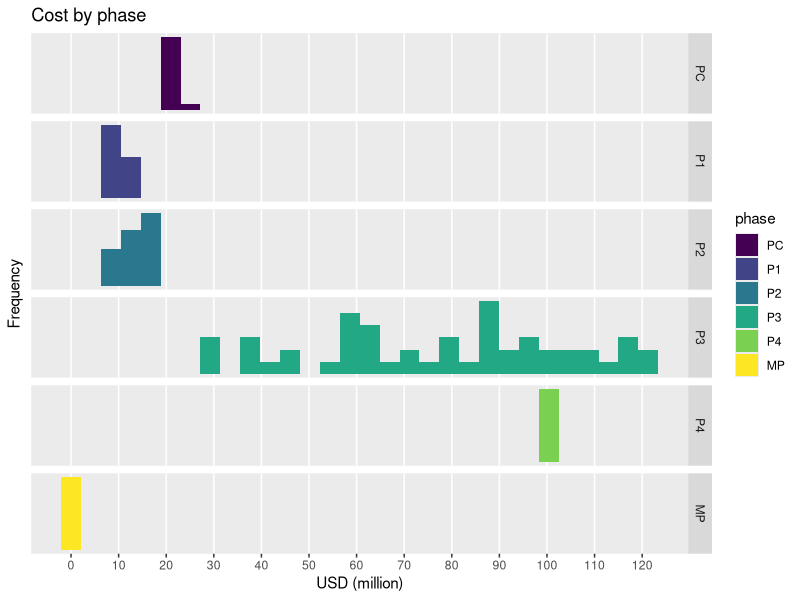
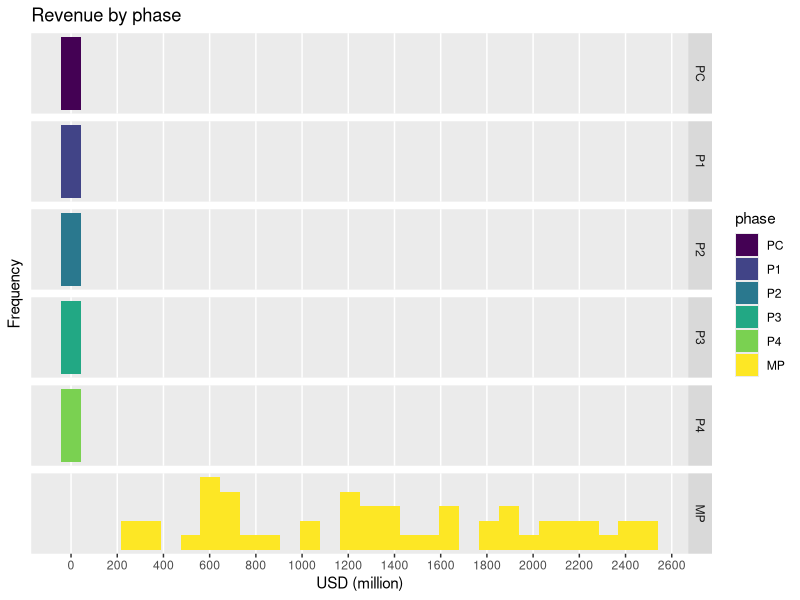
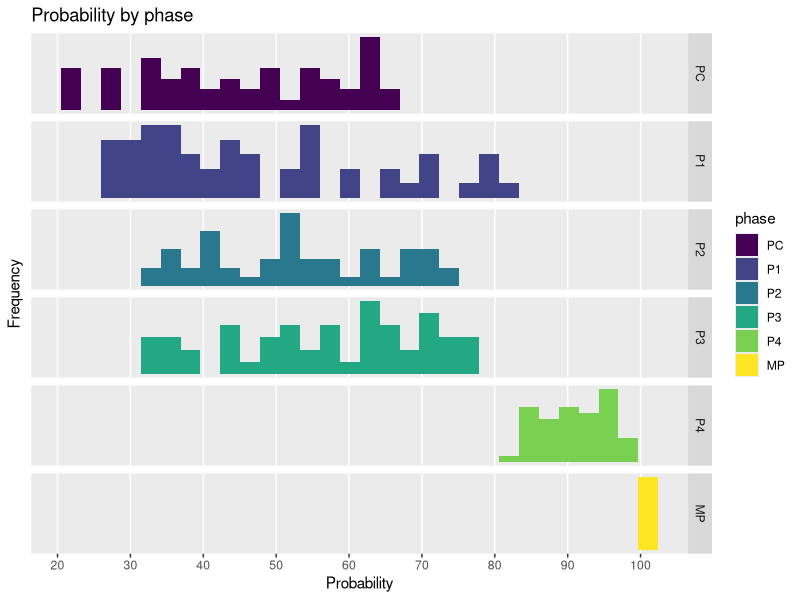
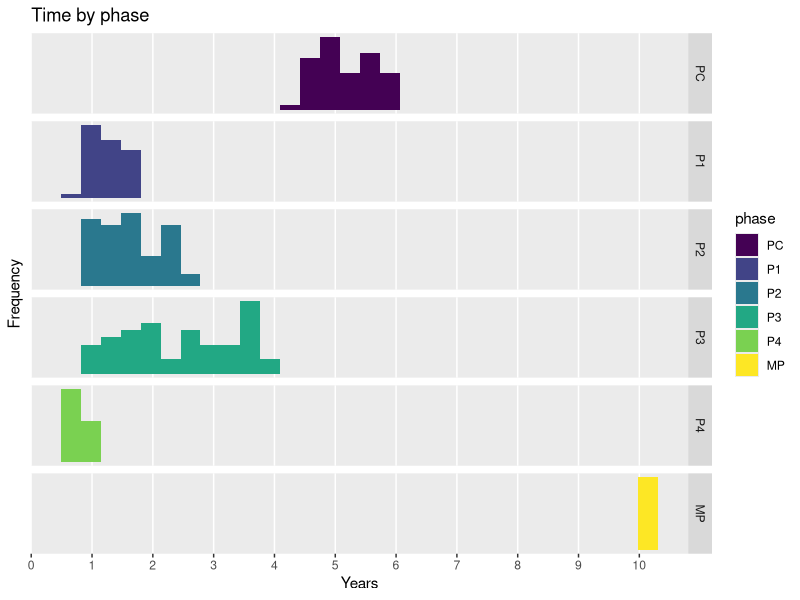
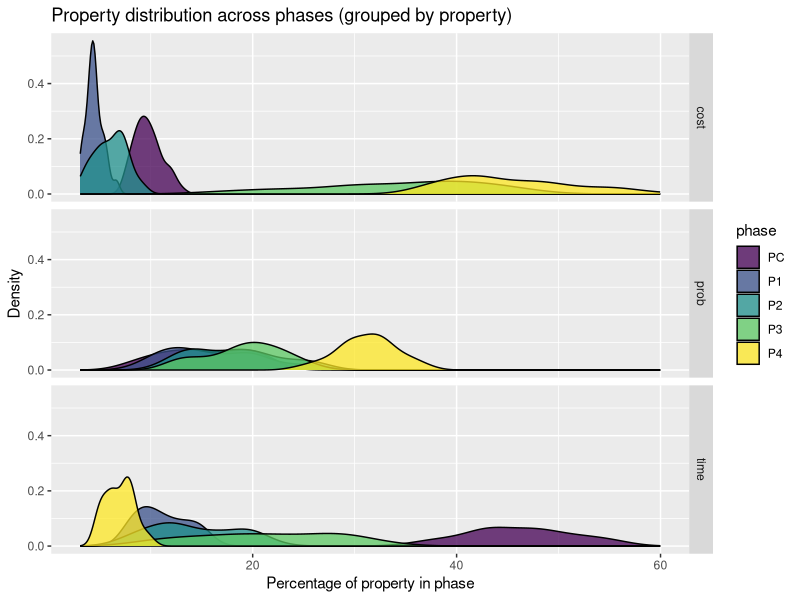
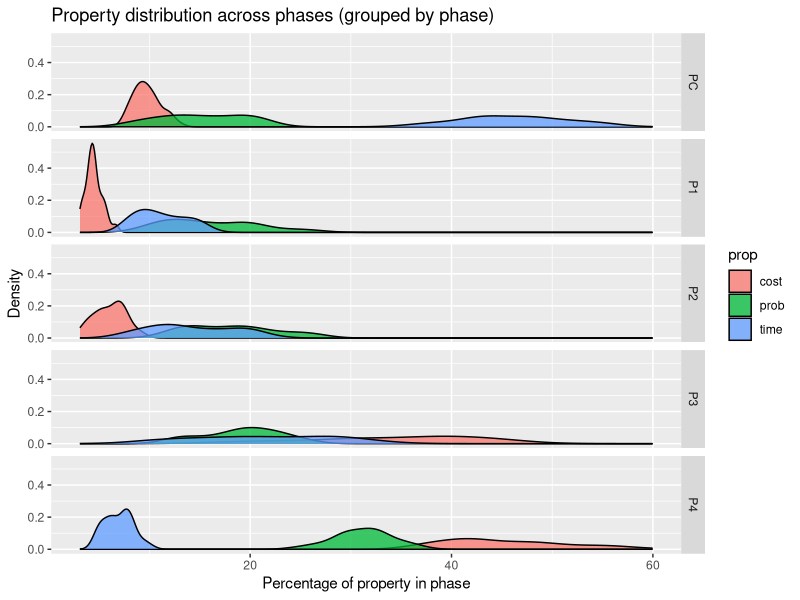
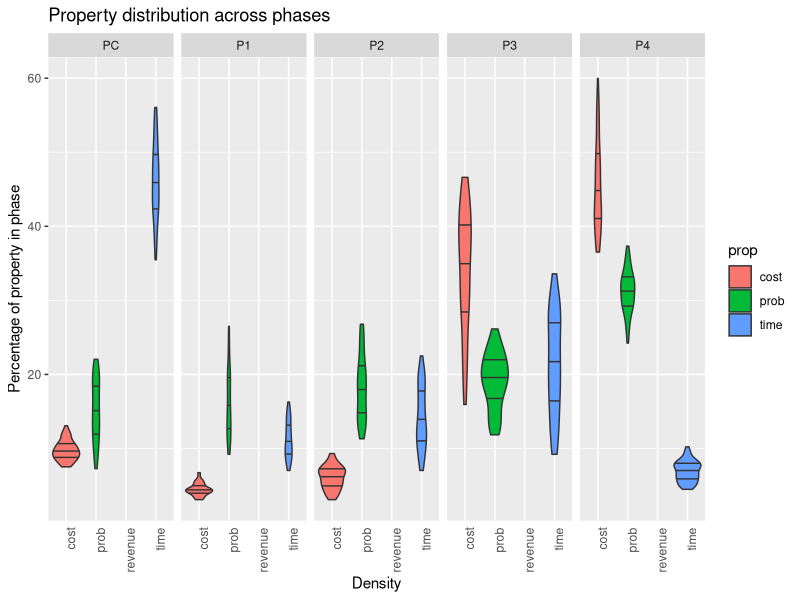
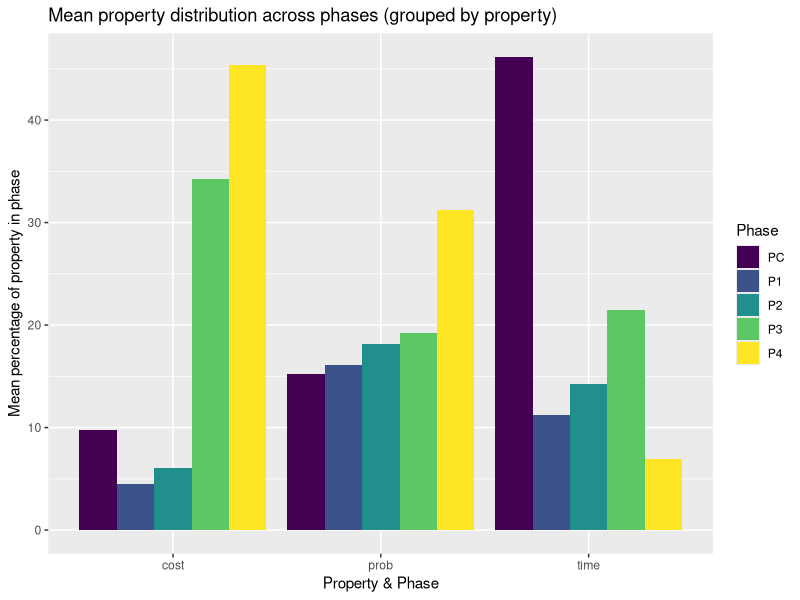

The R source for these figures, in order:
# Dependencies
library(dplyr)
library(forcats)
library(ggplot2)
library(ggridges)
library(tidyr)

# Visual config
options(tibble.width = Inf) # Always print all tibble cols

# Data config
set.seed(1)
N     = 50
YEARS = 25


# Factors
PHASES <- c('PC','P1','P2','P3','P4','MP')


# ========= SAMPLING ================

# Same across all phases
discount.rate <- runif(N, 0.09, 0.24)

# Sample: Pre Clinical
pc <- tibble(subject=1:N, phase=factor('PC', levels=PHASES, ordered=TRUE))
pc$time             <- runif(N, min=4.3, max=6)
pc$cost             <- runif(N, min=19, max=23.2)
pc$revenue          <- rep(0, N)
pc$prob             <- runif(N, min=0.175, max=0.69)
pc$discount.rate    <- discount.rate

# Sample: Phase 1
p1 <- tibble(subject=1:N, phase=factor('P1', levels=PHASES, ordered=TRUE))
p1$time             <- runif(N, min=0.75, max=1.8)
p1$prob             <- runif(N, min=0.25, max=0.837)
p1$cost             <- runif(N, min=7.3, max=12)
p1$revenue          <- rep(0, N)
p1$discount.rate    <- discount.rate

# Sample: Phase 2
p2 <- tibble(subject=1:N, phase=factor('P2', levels=PHASES, ordered=TRUE))
p2$time             <- runif(N, min=0.75, max=2.5)
p2$revenue          <- rep(0, N)
p2$cost             <- runif(N, min=7.12, max=18.72)
p2$prob             <- runif(N, min=0.34, max=0.74)
p2$discount.rate    <- discount.rate

# Sample: Phase 3
p3 <- tibble(subject=1:N, phase=factor('P3', levels=PHASES, ordered=TRUE))
p3$cost             <- runif(N, min=26.88, max=121.68)
p3$prob             <- runif(N, min=0.314, max=0.786)
p3$time             <- runif(N, min=0.83, max=3.9)
p3$revenue          <- rep(0, N)
p3$discount.rate    <- discount.rate

# Sample: Phase 4
p4 <- tibble(subject=1:N, phase=factor('P4', levels=PHASES, ordered=TRUE))
p4$time             <- runif(N, min=0.5, max=1.04)
p4$prob             <- runif(N, min=0.83, max=0.99)
p4$cost             <- rep(98.297168, N)
p4$revenue          <- rep(0, N)
p4$discount.rate    <- discount.rate

# Sample: Market sales
sales <- tibble(subject=1:N, phase=factor('MP', levels=PHASES, ordered=TRUE))
sales$prob          <- 1
sales$cost          <- 0
sales$revenue       <- runif(N, min=218, max=2500)
sales$time          <- 10
sales$discount.rate <- discount.rate

# Combine all phases into single dataset
phases <- bind_rows(pc, p1, p2, p3, p4, sales)

# Group by subject
phases <- phases %>% group_by(subject)

# ========= END SAMPLING ================



# Add: timestamps to every observation
phases <- phases %>% mutate(t = cumsum(time) - time)

# Compute: precompute cashflow since it's used alot
phases$cashflow <- phases$revenue - phases$cost

# Compute: cumulative phase properties
phases <- phases %>% group_by(subject) %>%
  mutate(cum_cost = cumsum(cost),
         cum_revenue = cumsum(revenue),
         cum_time    = cumsum(time),
         cum_prob    = cumprod(prob))


# Compute: Cost/revenue slopes and offsets to allow computing discrete
# cashflows for years TODO: Separate market into separate dataset and then do
# the yearly2 calc for two datasets so that we don't have to deal with
# exceptions and instead simply assume that everything is either constantly or
# linearly distributed in the development and market data set respectively.
phases$cost.a     <- ifelse(phases$phase=='MP', ((phases$cost * 2 / (phases$time + 1)) / phases$time), 0)
phases$cost.b     <- ifelse(phases$phase=='MP', 0, (phases$cost / phases$time))
phases$revenue.a  <- ifelse(phases$phase=='MP', ((phases$revenue * 2 / (phases$time + 1)) / phases$time), 0)
phases$revenue.b  <- ifelse(phases$phase=='MP', 0, (phases$revenue / phases$time))
phases$prob.a     <- 0
phases$prob.b     <- phases$prob ^ (1/phases$time)


# Plot: phase property distributions
ggplot(phases, aes(cost, fill=phase)) +
  geom_histogram() +
  facet_grid(phase ~ ., scale='free_y') +
  theme(axis.text.y=element_blank(), axis.ticks.y=element_blank(),
        panel.grid.minor.y=element_blank(),
        panel.grid.minor.x=element_blank(),
        panel.grid.major.y=element_blank()) +
  scale_x_continuous(breaks = scales::pretty_breaks(n = 12)) +
  ggtitle('Cost by phase') + xlab('USD (million)') + ylab('Frequency')
ggplot(phases, aes(revenue, fill=phase)) +
  geom_histogram() +
  facet_grid(phase ~ ., scale='free_y') +
  theme(axis.text.y=element_blank(), axis.ticks.y=element_blank(),
        panel.grid.minor.y=element_blank(),
        panel.grid.minor.x=element_blank(),
        panel.grid.major.y=element_blank()) +
  scale_x_continuous(breaks = scales::pretty_breaks(n = 12)) +
  ggtitle('Revenue by phase') + xlab('USD (million)') + ylab('Frequency')
ggplot(phases, aes(prob*100, fill=phase)) +
  geom_histogram() +
  facet_grid(phase ~ ., scale='free_y') +
  theme(axis.text.y=element_blank(), axis.ticks.y=element_blank(),
        panel.grid.minor.y=element_blank(),
        panel.grid.minor.x=element_blank(),
        panel.grid.major.y=element_blank()) +
  scale_x_continuous(breaks = scales::pretty_breaks(n = 12)) +
  ggtitle('Probability by phase') + xlab('Probability') + ylab('Frequency')
ggplot(phases, aes(time, fill=phase)) +
  geom_histogram() +
  facet_grid(phase ~ ., scale='free_y') +
  theme(axis.text.y=element_blank(), axis.ticks.y=element_blank(),
        panel.grid.minor.y=element_blank(),
        panel.grid.minor.x=element_blank(),
        panel.grid.major.y=element_blank()) +
  scale_x_continuous(breaks = scales::pretty_breaks(n = 12)) +
  ggtitle('Time by phase') + xlab('Years') + ylab('Frequency')

# Transform: phase properties to long from wide
phase_props <- phases %>%
  filter(phase != 'MP') %>%
  select(1:6) %>%
  gather(key='prop', value='value', 3:6) %>%
  group_by(subject, prop) %>%
  mutate(total = sum(value),
         ratio = value / total) # NOTE: will cause NaN if 0/0

# Plot: property distribution across phases
ggplot(filter(phase_props, !is.na(ratio)), aes(ratio*100, fill=phase)) +
  geom_density(alpha=0.75) +
  ggtitle('Property distribution across phases (grouped by property)') +
  facet_grid(prop ~ .) +
  xlab('Percentage of property in phase') + ylab('Density')
ggplot(phase_props, aes(ratio*100, fill=prop)) +
  geom_density(alpha=0.75) +
  ggtitle('Property distribution across phases (grouped by phase)') +
  facet_grid(phase ~ .) +
  xlab('Percentage of property in phase') + ylab('Density')
ggplot(phase_props, aes(x=prop,y=ratio*100, fill=prop)) +
  geom_violin(draw_quantiles=c(0.25, 0.5, 0.75)) +
  ggtitle('Property distribution across phases') +
  facet_grid(~ phase) +
  theme(axis.text.x = element_text(angle = 90, hjust = 1),
        axis.ticks.x=element_blank()) +
  ylab('Percentage of property in phase') + xlab('Density')

# Summarize: property distribution across phases
phase_props_summary <- phase_props %>%
  group_by(phase, prop) %>%
  summarise(ratio.mean = mean(ratio))

# Plot: summary of property distribution across phases
ggplot(filter(phase_props_summary, is.finite(ratio.mean)), aes(x=prop, y=ratio.mean * 100)) +
  geom_bar(stat='identity', aes(fill=phase), position='dodge') +
  labs(fill='Phase') +
  xlab('Property & Phase') + ylab('Mean percentage of property in phase') +
  ggtitle('Mean property distribution across phases (grouped by property)')

# Plot: cumulative properties per phase
ggplot(filter(phases, cost>0), aes(phase, cum_cost, fill=phase)) +
    geom_violin(draw_quantiles=c(0.25, 0.5, 0.75), alpha=0.75) +
    ggtitle('Cumulative cost by phase') +
    xlab('Phase') + ylab('USD (million)') + labs(fill='Phase')
ggplot(filter(phases, prob<1), aes(phase, cum_prob*100, fill=phase)) +
  geom_violin(draw_quantiles=c(0.25, 0.5, 0.75), alpha=0.75) +
  ggtitle('Cumulative technical probability of success by phase') +
  xlab('Phase') + ylab('%') + labs(fill='Phase')
ggplot(phases, aes(phase, cum_time, fill=phase)) +
  geom_violin(draw_quantiles=c(0.25, 0.5, 0.75), alpha=0.75) +
  ggtitle('Cumulative duration by phase')


# Transform: Cartesian product of phases (phase from phase)
phases_from_phases <- tibble()
for (from in PHASES) {
  pfp <- phases %>%
    filter(phase >= from) %>%
    group_by(subject) %>%
    transmute(phase = phase,
           from = factor(from, levels=PHASES, ordered=TRUE),
           time.to = cumsum(time) - time,
           # Compute: PVs
           cost.pv    = cost / ((1 + discount.rate) ^ time.to),
           revenue.pv = revenue / ((1 + discount.rate) ^ time.to))
  phases_from_phases <- bind_rows(phases_from_phases, pfp)
}


# Plot: PV of different properties from different phases (violin matrices)
ggplot(filter(phases_from_phases, cost.pv>0), aes(phase, cost.pv, fill=from)) +
  geom_violin(draw_quantiles=c(0.25, 0.5, 0.75), alpha=0.75) +
  ggtitle('Cost PV (present value) from the perspective of different phases') +
  facet_grid(rows=vars(from), cols=vars(phase), scales='free')
ggplot(filter(phases_from_phases, revenue.pv>0), aes(phase, revenue.pv, fill=from)) +
  geom_violin(draw_quantiles=c(0.25, 0.5, 0.75), alpha=0.75) +
  ggtitle('Revenue PV (present value) from the perspective of different phases')
  #facet_grid(rows=vars(from), cols=vars(phase), scales='free')
ggplot(filter(phases_from_phases, (revenue.pv-cost.pv)!=0), aes(phase, (revenue.pv-cost.pv), fill=from)) +
  geom_violin(draw_quantiles=c(0.25, 0.5, 0.75), alpha=0.75) +
  ggtitle('PV (present value) from the perspective of different phases') +
  facet_grid(rows=vars(from), cols=vars(phase), scales='free')

# Plot: PV of different properties from different phases (density plots)
# TODO: Why is P4 from P4 not a single line since it's a constant value?
# SOLUTION: Increase bandwidth (bw). Not sure if it's an appropriate solution
# though. Or switch to histograms.
phases_from_phases %>% filter(cost.pv > 0) %>%
  ggplot(aes(cost.pv, fill=from)) +
  geom_density(alpha=0.3) +
  ggtitle('Cost PV (present value) from the perspective of different phases') +
  facet_grid(phase ~ ., scales='free_y') +
  theme(axis.text.y = element_blank(), axis.ticks.y = element_blank()) +
  xlab('PV (million USD)') + ylab('Density')
phases_from_phases %>% filter(revenue.pv > 0) %>%
  ggplot(aes(revenue.pv, fill=from)) +
  geom_density(alpha=0.3) +
  ggtitle('Revenue PV (present value) from the perspective of different phases') +
  facet_grid(phase ~ ., scales='free_y') +
  theme(axis.text.y = element_blank(), axis.ticks.y = element_blank()) +
  xlab('PV (million USD)') + ylab('Density')


# Transform: PV means per view
phases_from_phases_summary <- phases_from_phases %>% group_by(phase, from) %>%
  summarise(revenue.pv.mean  = mean(revenue.pv),
            cost.pv.mean     = mean(cost.pv),
            time.to.mean     = mean(time.to))

# Plot: mean PVs of props for phases from phases
phases_from_phases_summary %>%
  filter(cost.pv.mean > 0) %>%
  ggplot(aes(phase, cost.pv.mean)) +
  geom_bar(stat='identity', aes(fill=from), position='dodge') + ylab('PV (cost)') +
  ggtitle('Mean cost PV of phase from the perspective of different phases')

phases_from_phases_summary %>%
  ggplot(aes(phase, (revenue.pv.mean - cost.pv.mean))) +
  geom_bar(stat='identity', aes(fill=from), position='dodge') + ylab('PV (cashflow)') +
  ggtitle('Mean cashflow PV of phase from the perspective of different phases')

# TODO: This plot feels out of place, and if this is plotted I guess remaining
# probability should be plotted as well.
phases_from_phases_summary %>%
  filter(time.to.mean > 0) %>%
  ggplot(aes(phase, time.to.mean)) +
  geom_bar(stat='identity', aes(fill=from), position='dodge') + ylab('Time to') +
  ggtitle('Mean time remaining to different phases from different phases')


# Transform: To cashflows over time (phase yearly)
phase_years <- tibble()
for (x in 1:ceiling(max(phases$time) + 1)) {
  # Prepare
  within_phase   <- x <= phases$time
  not_whole_year <- x-phases$time>0 & x-phases$time<1
  #base_cashflow      <- ifelse(within_phase, phases$cashflow.a * x + phases$cashflow.b, 0)
  #remainder_cashflow <- ifelse(not_whole_year, (phases$time-floor(phases$time))*(phases$cashflow/phases$time), 0)
  base_cost          <- ifelse(within_phase, phases$cost.a * x + phases$cost.b, 0)
  remainder_cost     <- ifelse(not_whole_year, (phases$time-floor(phases$time))*(phases$cost/phases$time), 0)
  base_revenue       <- ifelse(within_phase, phases$revenue.a * x + phases$revenue.b, 0)
  remainder_revenue  <- ifelse(not_whole_year, (phases$time-floor(phases$time))*(phases$revenue/phases$time), 0)
  base_prob          <- ifelse(within_phase, phases$prob.a * x + phases$prob.b, 0)
  remainder_prob     <- ifelse(not_whole_year, phases$prob / ((phases$prob.a*x+phases$prob.b) ^ floor(phases$time)), 0)
  # NOTE: The remainder is computed by assuming that the value is evenly
  # distributed over the whole phase (i.e. constantly). If this is not true
  # then the remainder will be incorrectly computed. However, since we assume
  # that phase properties are indeed constantly distributed over the course of
  # the phase, it is not a problem for phase properties. While we do assume
  # that market sales grow linearly this is not a problem since there will be
  # no remainder given that we assume that all markets span 10 years. However,
  # please be very careful and make sure you get this right!!
  # NOTE: This computation is a bit odd since there will never be a base
  # cashflow and a remainder at the same time.
  # Make data frame
  discount.rate  <- phases$discount.rate
  time           <- phases$time
  cost           <- base_cost + remainder_cost
  revenue        <- base_revenue + remainder_revenue
  prob           <- base_prob + remainder_prob
  subject        <- phases$subject
  phase.year     <- x
  phase          <- phases$phase
  t              <- phases$t + phase.year - 1
  df             <- tibble(subject, phase.year, t, phase, cost, revenue, prob, time, discount.rate)
  df             <- df[cost != 0 | revenue != 0 | prob > 0, ] # No need to keep years without cashflow
  phase_years    <- bind_rows(phase_years, df)
}

# Plot: Property per phase year of different phases
for (ph in PHASES) {
  sub <- subset(phase_years, phase_years$phase == ph)
  boxplot(sub$cost ~ sub$phase.year, main=paste('Cost per year in', ph))
  mtext('Note: phase duration vary across projects.')
  boxplot(sub$revenue ~ sub$phase.year, main=paste('Revenue per year in', ph))
  mtext('Note: phase duration vary across projects.')
  boxplot(sub$prob * 100 ~ sub$phase.year, main=paste('Probability of success per year in', ph))
  mtext('Note: phase duration vary across projects.')
}

# Summarize: phase_years
phase_years_summary <- phase_years %>% group_by(subject, phase) %>%
  arrange(phase.year) %>%
  mutate(cum.phase.cost     = cumsum(cost),
         cum.phase.revenue  = cumsum(revenue),
         cum.phase.cashflow = cumsum(revenue - cost),
         ) %>%
  group_by(phase, phase.year) %>%
  summarise(revenue.mean  = mean(revenue),
            cost.mean     = mean(cost),
            cashflow.mean = mean(revenue - cost),
            cum.phase.revenue.mean  = mean(cum.phase.revenue),
            cum.phase.cost.mean     = mean(cum.phase.cost),
            cum.phase.cashflow.mean = mean(cum.phase.revenue - cum.phase.cost),
            )

# Plot: PVs from different views in matrix
sub <- phase_years_summary
ggplot(sub, aes(x=sub$phase, y=sub$phase.year, z=sub$cost.mean)) +
  geom_tile(aes(fill =sub$cost.mean)) +
  theme_minimal() +
  scale_fill_gradient(low='lightgrey', high='red', name='USD\n(million)') +
  xlab('Phase') + ylab('Year') +
  ggtitle('Mean cost per phase year')
ggplot(sub, aes(x=sub$phase, y=sub$phase.year, z=sub$revenue.mean)) +
  geom_tile(aes(fill =sub$revenue.mean)) +
  theme_minimal() +
  scale_fill_gradient(low='lightgrey', high='darkgreen', name='USD\n(million)') +
  xlab('Phase') + ylab('Year') +
  ggtitle('Mean revenue per phase year')
ggplot(sub, aes(x=sub$phase, y=sub$phase.year, z=sub$cum.phase.cost.mean)) +
  geom_tile(aes(fill =sub$cum.phase.cost.mean)) +
  theme_minimal() +
  scale_fill_gradient(low='lightgrey', high='red', name='USD\n(million)') +
  xlab('Phase') + ylab('Year') +
  ggtitle('Mean cumulative cost per phase year')


# Transform: Phase years from different phases
phase_years_from_phases <- tibble()
for (from in PHASES) {
  pyfp <- phase_years %>% filter(phase >= from) %>%
    group_by(subject) %>%
    arrange(subject, t) %>%
    mutate(from        = factor(from, levels=PHASES, ordered=TRUE),
           time.to     = t - min(t),
           cum.cost    = cumsum(cost),
           cum.revenue = cumsum(revenue),
           cost.pv     = cost / ((1 + discount.rate) ^ time.to),
           revenue.pv  = revenue / ((1 + discount.rate) ^ time.to),
           cost.npv    = cumsum(cost.pv),
           revenue.npv = cumsum(revenue.pv),
           year        = floor(time.to)
           )
  phase_years_from_phases <- bind_rows(phase_years_from_phases, pyfp)
}


# Plot: Yearly data from different phases)
for (ph in PHASES) {
  sub <- filter(phase_years_from_phases, from == ph)
  # Cost
  boxplot(data=sub, cost ~ year, xlab='Year', ylab='USD (million)', las=1, main=sprintf('Cost per year from %s', ph))
  boxplot(data=sub, -cost.pv ~ year, xlab='Year', ylab='USD (million)', las=1, main=sprintf('Cost PV of future years from %s', ph))
  boxplot(data=sub, -cost.npv ~ year, xlab='Exit Year', ylab='USD (million)', las=1, main=sprintf('Cost NPV (cumulative PV) per year from %s', ph))
  # Revenue
  boxplot(data=sub, revenue ~ year, xlab='Year', ylab='USD (million)', las=1, main=sprintf('Revenue per year from %s', ph))
  boxplot(data=sub, revenue.pv ~ year, xlab='Year', ylab='USD (million)', las=1, main=sprintf('Revenue PV of future years from %s', ph))
  boxplot(data=sub, revenue.npv ~ year, xlab='Exit Year', ylab='USD (million)', las=1, main=sprintf('Revenue NPV (cumulative PV) per year from %s', ph))
  # Cashflow
  boxplot(data=sub, (revenue - cost) ~ year, xlab='Year', ylab='USD (million)', las=1, main=sprintf('Cashflow per year from %s', ph))
  boxplot(data=sub, (revenue.pv - cost.pv) ~ year, xlab='Year', ylab='USD (million)', las=1, main=sprintf('Cashflow PV of future years from %s', ph))
  boxplot(data=sub, (revenue.npv - cost.npv) ~ year, xlab='Exit Year', ylab='USD (million)', las=1, main=sprintf('Cashflow NPV (cumulative PV) per year from %s', ph))
  # Prob
  boxplot(data=sub, prob*100 ~ year, xlab='Year', ylab='Probability (%)', las=1, main=sprintf('Technical probability of success, per year from %s', ph))
}


for (ph in PHASES) {
  sub <- phase_years_from_phases %>%
    group_by(subject) %>%
    filter(from == ph) %>%
    filter(year == max(year)) %>%
    summarise(cost.npv = tail(cost.npv, n=1),
              revenue.npv = tail(revenue.npv, n=1),
              cashflow.npv = tail(revenue.npv, n=1) - tail(cost.npv, n=1)
              )

  print(ggplot(sub, aes(from, cashflow.npv)) +
    geom_violin(draw_quantiles=c(0.25, 0.5, 0.75), alpha=0.5) +
    ggtitle('Final year NPV from PC'))

  print(ggplot(sub, aes(cashflow.npv)) + geom_histogram(aes(y=..density..)) + geom_density(col=2))
}

sub <- phase_years_from_phases %>%
  group_by(subject, from) %>%
  filter(year == max(year)) %>%
  summarise(cashflow.npv = tail(revenue.npv, n=1) - tail(cost.npv, n=1),
            cum.cashflow = tail(cum.revenue, n=1) - tail(cum.cost, n=1),
            )

ggplot(sub, aes(cum.cashflow, from)) +
  geom_density_ridges(quantile_lines = TRUE) +
  scale_x_continuous(breaks = scales::pretty_breaks(n = 10)) +
  ggtitle('Cumulative cashflow density from different starting phases') +
  xlab('Cumulative cashflow (million USD)') + ylab('Starting Phase')

ggplot(sub, aes(cashflow.npv, from)) +
  geom_density_ridges(quantile_lines = TRUE) +
  scale_x_continuous(breaks = scales::pretty_breaks(n = 10)) +
  ggtitle('NPV density from different starting phases') +
  xlab('NPV') + ylab('Starting Phase')

sub <- phase_years_from_phases %>%
  filter(from == 'PC') %>%
  group_by(subject, year) %>%
  summarise(cashflow.npv = tail(revenue.npv, n=1) - tail(cost.npv, n=1))

  ggplot(sub, aes(cashflow.npv, as.factor(year))) +
  geom_density_ridges(quantile_lines = TRUE) +
  scale_x_continuous(breaks = scales::pretty_breaks(n = 10)) +
  ggtitle('NPV density at different exit years, starting from PC') +
  xlab('NPV') + ylab('Exit year')

sub <- phase_years_from_phases %>%
  filter(from == 'PC') %>%
  group_by(subject, phase) %>%
  summarise(cashflow.npv = tail(revenue.npv, n=1) - tail(cost.npv, n=1))

  ggplot(sub, aes(cashflow.npv, phase)) +
  geom_density_ridges(quantile_lines = TRUE) +
  scale_x_continuous(breaks = scales::pretty_breaks(n = 10)) +
  ggtitle('NPV density when exiting at the end(?) of different phases, starting from PC') +
  xlab('NPV') + ylab('Exit year')


# Summarize: phase_years_from_phases
phase_years_from_phases_summary <- phase_years_from_phases %>%
  group_by(from, year) %>%
  summarise(cost.mean     = mean(cost),
            revenue.mean  = mean(revenue),
            cashflow.mean = mean(revenue - cost),
            cum.cost.mean     = mean(cum.cost),
            cum.revenue.mean  = mean(cum.revenue),
            cum.cashflow.mean = mean(cum.revenue - cum.cost),
            cost.pv.mean     = mean(cost.pv),
            revenue.pv.mean  = mean(revenue.pv),
            cashflow.pv.mean = mean(revenue.pv - cost.pv),
            cost.npv.mean     = mean(cost.npv),
            revenue.npv.mean  = mean(revenue.npv),
            cashflow.npv.mean = mean(revenue.npv - cost.npv),
            )

# Plot: Properties by year from phase
ggplot(phase_years_from_phases_summary, aes(x=from, y=year, z=-cost.mean)) +
  geom_tile(aes(fill=-cost.mean)) +
  theme_minimal() +
  scale_fill_gradient(low='red', high='grey90', name='USD\n(million)') +
  xlab('Phase used as starting point') + ylab('Year') +
  ggtitle('Mean yearly costs from different phases')
ggplot(phase_years_from_phases_summary, aes(x=from, y=year, z=revenue.mean)) +
  geom_tile(aes(fill=revenue.mean)) +
  theme_minimal() +
  scale_fill_gradient(low='grey90', high='darkgreen', name='USD\n(million)') +
  xlab('Phase used as starting point') + ylab('Year') +
  ggtitle('Mean yearly revenues from different phases')
ggplot(phase_years_from_phases_summary, aes(x=from, y=year, z=cashflow.mean)) +
  geom_tile(aes(fill=cashflow.mean)) +
  theme_minimal() +
  scale_fill_gradient2(low='red', mid='grey90', high='darkgreen', name='USD\n(million)') +
  xlab('Phase used as starting point') + ylab('Year') +
  ggtitle('Mean yearly cashflows from different phases')

# Plot: PV by year from phase
ggplot(phase_years_from_phases_summary, aes(x=from, y=year, z=-cost.pv.mean)) +
  geom_tile(aes(fill=-cost.pv.mean)) +
  theme_minimal() +
  scale_fill_gradient(low='red', high='grey90', name='USD\n(million)') +
  xlab('Phase used as starting point') + ylab('Year') +
  ggtitle('Mean PV of future costs from different phases')
ggplot(phase_years_from_phases_summary, aes(x=from, y=year, z=revenue.pv.mean)) +
  geom_tile(aes(fill=revenue.pv.mean)) +
  theme_minimal() +
  scale_fill_gradient(low='grey90', high='darkgreen', name='USD\n(million)') +
  xlab('Phase used as starting point') + ylab('Year') +
  ggtitle('Mean PV of future revenues from different phases')
ggplot(phase_years_from_phases_summary, aes(x=from, y=year, z=cashflow.pv.mean)) +
  geom_tile(aes(fill=cashflow.pv.mean)) +
  theme_minimal() +
  scale_fill_gradient2(low='red', mid='grey90', high='darkgreen', name='USD\n(million)') +
  xlab('Phase used as starting point') + ylab('Year') +
  ggtitle('Mean PV of future cashflows from different phases')

# Plot: Cumulative properties by year from phase
ggplot(phase_years_from_phases_summary, aes(x=from, y=year, z=-cum.cost.mean)) +
  geom_tile(aes(fill=-cum.cost.mean)) +
  theme_minimal() +
  scale_fill_gradient(low='red', high='grey90', name='USD\n(million)') +
  xlab('Phase used as starting point') + ylab('Year') +
  ggtitle('Mean cumulative costs by year from different phases')
ggplot(phase_years_from_phases_summary, aes(x=from, y=year, z=cum.revenue.mean)) +
  geom_tile(aes(fill=cum.revenue.mean)) +
  theme_minimal() +
  scale_fill_gradient(low='grey90', high='darkgreen', name='USD\n(million)') +
  xlab('Phase used as starting point') + ylab('Year') +
  ggtitle('Mean cumulative revenues by year from different phases')
ggplot(phase_years_from_phases_summary, aes(x=from, y=year, z=cum.cashflow.mean)) +
  geom_tile(aes(fill=cum.cashflow.mean)) +
  theme_minimal() +
  scale_fill_gradient2(low='red', mid='grey90', high='darkgreen', name='USD\n(million)') +
  xlab('Phase used as starting point') + ylab('Year') +
  ggtitle('Mean cumulative cashflows by year from different phases')

# Plot: NPV by year from phase
ggplot(phase_years_from_phases_summary, aes(x=from, y=year, z=-cost.npv.mean)) +
  geom_tile(aes(fill=-cost.npv.mean)) +
  theme_minimal() +
  scale_fill_gradient(low='red', high='grey90', name='USD\n(million)') +
  xlab('Phase used as starting point') + ylab('Year') +
  ggtitle('Mean NPV (costs only) of future exit points starting from different phases')
ggplot(phase_years_from_phases_summary, aes(x=from, y=year, z=revenue.npv.mean)) +
  geom_tile(aes(fill=revenue.npv.mean)) +
  theme_minimal() +
  scale_fill_gradient(low='grey90', high='darkgreen', name='USD\n(million)') +
  xlab('Phase used as starting point') + ylab('Year') +
  ggtitle('Mean NPV (revenues only) of future exit points starting from different phases')
ggplot(phase_years_from_phases_summary, aes(x=from, y=year, z=cashflow.npv.mean)) +
  geom_tile(aes(fill=cashflow.npv.mean)) +
  theme_minimal() +
  scale_fill_gradient2(low='red', mid='grey90', high='darkgreen', name='USD\n(million)') +
  xlab('Phase used as starting point') + ylab('Year') +
  ggtitle('Mean NPV of future exit points starting from different phases')
